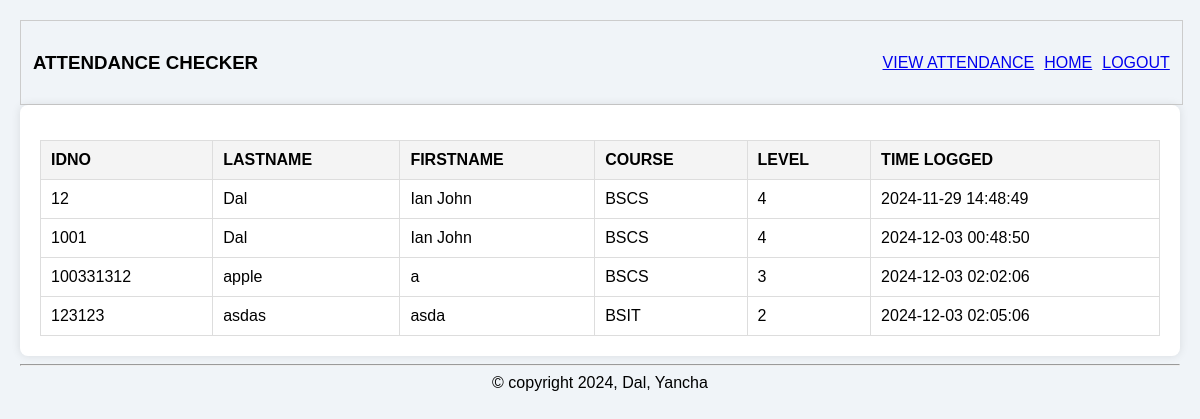
The app's page /attendance with its own data.
### tables this page shows
CREATE TABLE attendance (
    id INTEGER PRIMARY KEY AUTOINCREMENT,
    idno VARCHAR(10),
    timelogged DATETIME DEFAULT CURRENT_TIMESTAMP,
    FOREIGN KEY (idno) REFERENCES students(idno)
);

CREATE TABLE students
(id integer primary key autoincrement,
idno varchar(10) unique,
lastname varchar(50),
course varchar(15),
level varchar(5), images varchar(25), firstname VARCHAR(255));

### app.py (the view)
@app.route("/attendance")
def list_attendance():
    attendances = get_attendance("attendance")
    return render_template("attendance.html", attendances=attendances, pagetitle="ATTENDANCE CHECKER")

### dbhelper.py (called while the page is built)
def set_wal_mode():
    db = connect(database)
    db.execute('PRAGMA journal_mode=WAL;')
    db.close()

def getprocess(sql):
    set_wal_mode()  # Ensure WAL mode is set
    rows = []
    db = connect(database)
    db.row_factory = Row
    cursor = db.cursor()
    cursor.execute(sql)
    data = cursor.fetchall()
    rows = [dict(item) for item in data]
    cursor.close()
    db.close()
    return rows

def get_attendance(table):
    sql = f"""
    SELECT
        a.idno,
        s.lastname,
        s.firstname,
        s.course,
        s.level,
        a.timelogged
    FROM {table} a
    JOIN students s
    ON a.idno = s.idno;
    """
    return getprocess(sql)

### templates/attendance.html (shortened to what this page needs)
{% extends "base.html" %}
{% block content %}
<div class="container">
    <div class="form-container">
        <table class="student-table">
            <thead>
                <tr>
                    <th>IDNO</th>
                    <th>LASTNAME</th>
                    <th>FIRSTNAME</th>
                    <th>COURSE</th>
                    <th>LEVEL</th>
                    <th>TIME LOGGED</th>
                </tr>
            </thead>
            <tbody>
                {% for attendance in attendances %}
                <tr>
                    <td>{{ attendance.idno }}</td>
                    <td>{{ attendance.lastname }}</td>
                    <td>{{ attendance.firstname }}</td>
                    <td>{{ attendance.course }}</td>
                    <td>{{ attendance.level }}</td>
                    <td>{{ attendance.timelogged }}</td>
                </tr>
                {% endfor %}
            </tbody>
        </table>
    </div>
</div>
{% endblock %}

### static/css/style.css (style rules this page uses)
body { font-family: Arial, sans-serif; background-color: #f0f4f8; margin: 0; padding: 20px; }
.container { display: flex; flex-wrap: wrap; gap: 20px; max-width: 1200px; margin: 0 auto; background: #fff; padding: 20px; border-radius: 8px; box-shadow: 0 0 10px rgba(0, 0, 0, 0.1); }
.form-container, .table-container { flex: 1 1 48%; min-width: 280px; }
.student-table { width: 100%; border-collapse: collapse; margin-top: 15px; }
.student-table th, .student-table td { padding: 10px; border: 1px solid #ddd; text-align: left; }
.student-table th { background-color: #f4f4f4; }

### records on screen
attendance: idno "12", lastname "Dal", firstname "Ian John", course "BSCS", level "4", timelogged "2024-11-29 14:48:49"
attendance: idno "1001", lastname "Dal", firstname "Ian John", course "BSCS", level "4", timelogged "2024-12-03 00:48:50"
attendance: idno "100331312", lastname "apple", firstname "a", course "BSCS", level "3", timelogged "2024-12-03 02:02:06"
attendance: idno "123123", lastname "asdas", firstname "asda", course "BSIT", level "2", timelogged "2024-12-03 02:05:06"

### other values on screen
{{ pagetitle }} "ATTENDANCE CHECKER"
